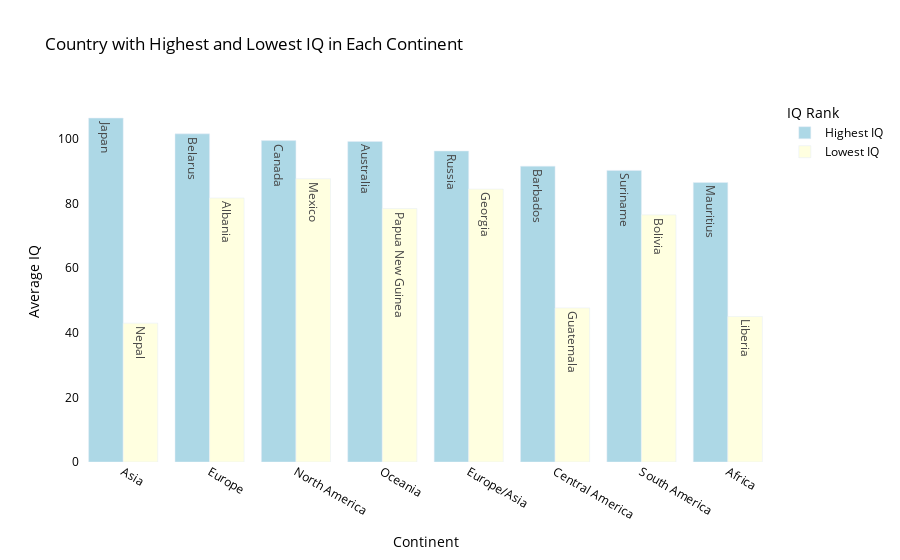

The notebook cell saved with this chart:
### Code cell
# Assuming df is your DataFrame
# Create an empty list to store the highest and lowest IQ countries in each continent
highest_lowest_iq = []

# Loop through each continent to find the countries with the highest and lowest IQ
for continent in df['Continent'].unique():
    continent_data = df[df['Continent'] == continent]
    
    # Find the country with the highest IQ
    highest_iq_country = continent_data.loc[continent_data['Average IQ'].idxmax()]
    
    # Find the country with the lowest IQ
    lowest_iq_country = continent_data.loc[continent_data['Average IQ'].idxmin()]
    
    highest_lowest_iq.append({
        'Continent': continent,
        'Highest Country': highest_iq_country['Country'],
        'Highest IQ': highest_iq_country['Average IQ'],
        'Lowest Country': lowest_iq_country['Country'],
        'Lowest IQ': lowest_iq_country['Average IQ']
    })

# Convert the list into a DataFrame
highest_lowest_iq_df = pd.DataFrame(highest_lowest_iq)

# Create the figure
fig = go.Figure()

# Add bars for the highest IQ countries (soft green color)
fig.add_trace(go.Bar(
    x=highest_lowest_iq_df['Continent'],
    y=highest_lowest_iq_df['Highest IQ'],
    name='Highest IQ',
    marker=dict(color='lightblue'),
    text=highest_lowest_iq_df['Highest Country'],  # Show country names as hover text
    hoverinfo='text+y'  # Display country name and IQ value on hover
))

# Add bars for the lowest IQ countries (soft red color)
fig.add_trace(go.Bar(
    x=highest_lowest_iq_df['Continent'],
    y=highest_lowest_iq_df['Lowest IQ'],
    name='Lowest IQ',
    marker=dict(color='lightyellow'),
    text=highest_lowest_iq_df['Lowest Country'],  # Show country names as hover text
    hoverinfo='text+y'  # Display country name and IQ value on hover
))

# Update the layout
fig.update_layout(
    title="Country with Highest and Lowest IQ in Each Continent",
    xaxis_title="Continent",
    yaxis_title="Average IQ",
    barmode='group',  # Group the bars together
    plot_bgcolor='white',
    paper_bgcolor='white',
    font=dict(color='black'),
    legend_title="IQ Rank"
)

# Show the figure
pyo.init_notebook_mode(connected=True)
pyo.iplot(fig)

### Figure 1 — Plotly figure (JSON) as saved in the notebook; plotly's stock layout.template omitted (floating-point values rounded to 4 significant figures)
{"data": [{"hoverinfo": "text+y", "marker": {"color": "lightblue"}, "name": "Highest IQ", "text": ["Japan", "Belarus", "Canada", "Australia", "Russia", "Barbados", "Suriname", "Mauritius"], "type": "bar", "x": ["Asia", "Europe", "North America", "Oceania", "Europe/Asia", "Central America", "South America", "Africa"], "y": [106.5, 101.6, 99.52, 99.24, 96.29, 91.6, 90.29, 86.56]}, {"hoverinfo": "text+y", "marker": {"color": "lightyellow"}, "name": "Lowest IQ", "text": ["Nepal", "Albania", "Mexico", "Papua New Guinea", "Georgia", "Guatemala", "Bolivia", "Liberia"], "type": "bar", "x": ["Asia", "Europe", "North America", "Oceania", "Europe/Asia", "Central America", "South America", "Africa"], "y": [42.99, 81.75, 87.73, 78.49, 84.5, 47.72, 76.53, 45.07]}], "layout": {"barmode": "group", "font": {"color": "black"}, "legend": {"title": {"text": "IQ Rank"}}, "paper_bgcolor": "white", "plot_bgcolor": "white", "title": {"text": "Country with Highest and Lowest IQ in Each Continent"}, "xaxis": {"title": {"text": "Continent"}}, "yaxis": {"title": {"text": "Average IQ"}}}}
